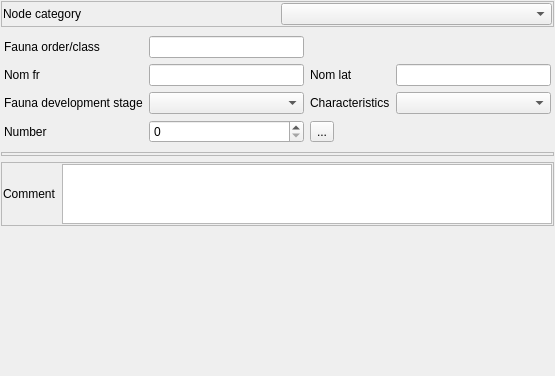
<?xml version="1.0" encoding="UTF-8"?>
<ui version="4.0">
 <class>Form_base3</class>
 <widget class="QWidget" name="Form_base3">
  <property name="geometry">
   <rect>
    <x>0</x>
    <y>0</y>
    <width>555</width>
    <height>376</height>
   </rect>
  </property>
  <property name="windowTitle">
   <string>Form</string>
  </property>
  <layout class="QVBoxLayout" name="verticalLayout" stretch="1,1,0,1,10">
   <property name="leftMargin">
    <number>1</number>
   </property>
   <property name="topMargin">
    <number>1</number>
   </property>
   <property name="rightMargin">
    <number>1</number>
   </property>
   <property name="bottomMargin">
    <number>1</number>
   </property>
   <item>
    <widget class="QFrame" name="frame_2">
     <property name="frameShape">
      <enum>QFrame::StyledPanel</enum>
     </property>
     <property name="frameShadow">
      <enum>QFrame::Raised</enum>
     </property>
     <layout class="QGridLayout" name="gridLayout">
      <property name="leftMargin">
       <number>1</number>
      </property>
      <property name="topMargin">
       <number>1</number>
      </property>
      <property name="rightMargin">
       <number>1</number>
      </property>
      <property name="bottomMargin">
       <number>1</number>
      </property>
      <item row="0" column="0">
       <widget class="QLabel" name="label">
        <property name="text">
         <string>Node category</string>
        </property>
       </widget>
      </item>
      <item row="0" column="1">
       <widget class="QComboBox" name="comboBox_nodecategory"/>
      </item>
     </layout>
    </widget>
   </item>
   <item>
    <widget class="QStackedWidget" name="stackedWidget_category">
     <property name="currentIndex">
      <number>1</number>
     </property>
     <widget class="QWidget" name="page"/>
     <widget class="QWidget" name="page_2">
      <layout class="QGridLayout" name="gridLayout_2">
       <property name="leftMargin">
        <number>3</number>
       </property>
       <property name="topMargin">
        <number>3</number>
       </property>
       <property name="rightMargin">
        <number>3</number>
       </property>
       <property name="bottomMargin">
        <number>3</number>
       </property>
       <item row="0" column="0">
        <widget class="QLabel" name="label_2">
         <property name="text">
          <string>Fauna order/class</string>
         </property>
         <property name="wordWrap">
          <bool>true</bool>
         </property>
        </widget>
       </item>
       <item row="3" column="0">
        <widget class="QLabel" name="label_3">
         <property name="text">
          <string>Fauna development stage</string>
         </property>
         <property name="wordWrap">
          <bool>true</bool>
         </property>
        </widget>
       </item>
       <item row="4" column="2">
        <widget class="QToolButton" name="toolButton_number">
         <property name="text">
          <string>...</string>
         </property>
        </widget>
       </item>
       <item row="4" column="1">
        <widget class="QSpinBox" name="spinBox_number"/>
       </item>
       <item row="4" column="0">
        <widget class="QLabel" name="label_4">
         <property name="text">
          <string>Number</string>
         </property>
         <property name="wordWrap">
          <bool>true</bool>
         </property>
        </widget>
       </item>
       <item row="3" column="1">
        <widget class="QComboBox" name="comboBox_faunadevstage"/>
       </item>
       <item row="1" column="0">
        <widget class="QLabel" name="label_7">
         <property name="text">
          <string>Nom fr</string>
         </property>
         <property name="wordWrap">
          <bool>true</bool>
         </property>
        </widget>
       </item>
       <item row="1" column="1">
        <widget class="QLineEdit" name="lineEdit_commonname"/>
       </item>
       <item row="1" column="2">
        <widget class="QLabel" name="label_8">
         <property name="text">
          <string>Nom lat</string>
         </property>
         <property name="wordWrap">
          <bool>true</bool>
         </property>
        </widget>
       </item>
       <item row="0" column="1">
        <widget class="QLineEdit" name="lineEdit_orderclass"/>
       </item>
       <item row="1" column="3">
        <widget class="QLineEdit" name="lineEdit_scientificcname"/>
       </item>
       <item row="3" column="2">
        <widget class="QLabel" name="label_5">
         <property name="text">
          <string>Characteristics</string>
         </property>
         <property name="wordWrap">
          <bool>true</bool>
         </property>
        </widget>
       </item>
       <item row="3" column="3">
        <widget class="QComboBox" name="comboBox_faunachar1"/>
       </item>
      </layout>
     </widget>
    </widget>
   </item>
   <item>
    <widget class="QFrame" name="frame_catalog">
     <property name="frameShape">
      <enum>QFrame::StyledPanel</enum>
     </property>
     <property name="frameShadow">
      <enum>QFrame::Raised</enum>
     </property>
     <layout class="QVBoxLayout" name="verticalLayout_2">
      <property name="leftMargin">
       <number>1</number>
      </property>
      <property name="topMargin">
       <number>1</number>
      </property>
      <property name="rightMargin">
       <number>1</number>
      </property>
      <property name="bottomMargin">
       <number>1</number>
      </property>
     </layout>
    </widget>
   </item>
   <item>
    <widget class="QFrame" name="frame">
     <property name="frameShape">
      <enum>QFrame::StyledPanel</enum>
     </property>
     <property name="frameShadow">
      <enum>QFrame::Raised</enum>
     </property>
     <layout class="QHBoxLayout" name="horizontalLayout">
      <property name="leftMargin">
       <number>1</number>
      </property>
      <property name="topMargin">
       <number>1</number>
      </property>
      <property name="rightMargin">
       <number>1</number>
      </property>
      <property name="bottomMargin">
       <number>1</number>
      </property>
      <item>
       <widget class="QLabel" name="label_6">
        <property name="text">
         <string>Comment</string>
        </property>
       </widget>
      </item>
      <item>
       <widget class="QTextBrowser" name="textBrowser_comment">
        <property name="maximumSize">
         <size>
          <width>16777215</width>
          <height>60</height>
         </size>
        </property>
        <property name="readOnly">
         <bool>false</bool>
        </property>
       </widget>
      </item>
     </layout>
    </widget>
   </item>
   <item>
    <spacer name="verticalSpacer">
     <property name="orientation">
      <enum>Qt::Vertical</enum>
     </property>
     <property name="sizeHint" stdset="0">
      <size>
       <width>20</width>
       <height>40</height>
      </size>
     </property>
    </spacer>
   </item>
  </layout>
 </widget>
 <resources/>
 <connections/>
</ui>
